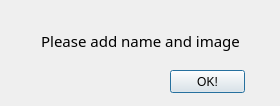
<?xml version="1.0" encoding="UTF-8"?>
<ui version="4.0">
 <class>Dialog</class>
 <widget class="QDialog" name="Dialog">
  <property name="geometry">
   <rect>
    <x>0</x>
    <y>0</y>
    <width>280</width>
    <height>106</height>
   </rect>
  </property>
  <property name="windowTitle">
   <string>Fix Required</string>
  </property>
  <widget class="QLabel" name="label">
   <property name="geometry">
    <rect>
     <x>0</x>
     <y>20</y>
     <width>281</width>
     <height>41</height>
    </rect>
   </property>
   <property name="font">
    <font>
     <family>Segoe UI Semibold</family>
     <pointsize>11</pointsize>
    </font>
   </property>
   <property name="text">
    <string>Please add name and image</string>
   </property>
   <property name="alignment">
    <set>Qt::AlignCenter</set>
   </property>
  </widget>
  <widget class="QPushButton" name="pushButton">
   <property name="geometry">
    <rect>
     <x>170</x>
     <y>70</y>
     <width>75</width>
     <height>23</height>
    </rect>
   </property>
   <property name="text">
    <string>OK!</string>
   </property>
  </widget>
 </widget>
 <resources/>
 <connections/>
</ui>
